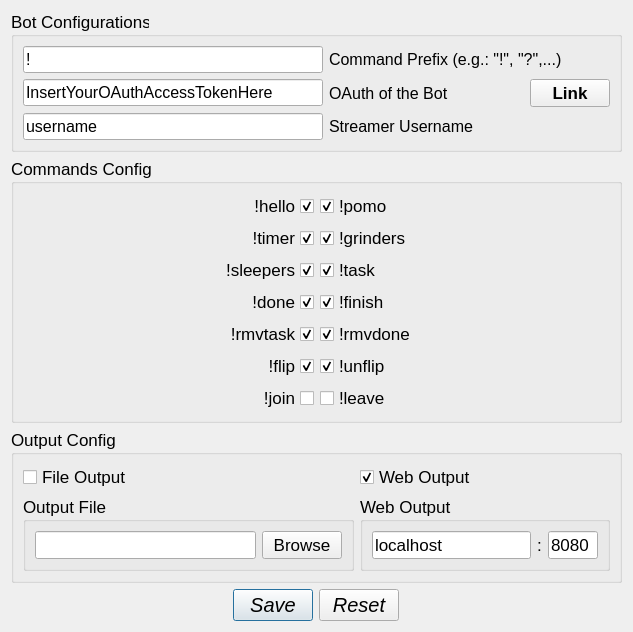
      <widget class="QWidget" name="settingsTab">
       <attribute name="title">
        <string>Bot Settings</string>
       </attribute>
       <layout class="QGridLayout" name="gridLayout_2">
        <item row="1" column="0">
         <widget class="QGroupBox" name="commandsConfigGroup">
          <property name="font">
           <font>
            <pointsize>13</pointsize>
           </font>
          </property>
          <property name="title">
           <string>Commands Config</string>
          </property>
          <layout class="QGridLayout" name="gridLayout">
           <item row="0" column="1">
            <widget class="QCheckBox" name="pomoCheck">
             <property name="font">
              <font>
               <pointsize>13</pointsize>
               <weight>50</weight>
               <bold>false</bold>
              </font>
             </property>
             <property name="autoFillBackground">
              <bool>false</bool>
             </property>
             <property name="text">
              <string extracomment="Runs and modifies the pomos">!pomo</string>
             </property>
             <property name="checked">
              <bool>true</bool>
             </property>
            </widget>
           </item>
           <item row="5" column="0">
            <widget class="QCheckBox" name="flipCheck">
             <property name="font">
              <font>
               <family>MS Shell Dlg 2</family>
               <pointsize>13</pointsize>
              </font>
             </property>
             <property name="layoutDirection">
              <enum>Qt::RightToLeft</enum>
             </property>
             <property name="text">
              <string>!flip</string>
             </property>
             <property name="checked">
              <bool>true</bool>
             </property>
            </widget>
           </item>
           <item row="4" column="1">
            <widget class="QCheckBox" name="rmvDoneCheck">
             <property name="font">
              <font>
               <pointsize>13</pointsize>
               <weight>50</weight>
               <bold>false</bold>
              </font>
             </property>
             <property name="autoFillBackground">
              <bool>false</bool>
             </property>
             <property name="text">
              <string extracomment="Remove all done tasks from board">!rmvdone</string>
             </property>
             <property name="checked">
              <bool>true</bool>
             </property>
            </widget>
           </item>
           <item row="6" column="0">
            <widget class="QCheckBox" name="joinCheck">
             <property name="font">
              <font>
               <family>MS Shell Dlg 2</family>
               <pointsize>13</pointsize>
              </font>
             </property>
             <property name="layoutDirection">
              <enum>Qt::RightToLeft</enum>
             </property>
             <property name="text">
              <string>!join</string>
             </property>
             <property name="checked">
              <bool>false</bool>
             </property>
            </widget>
           </item>
           <item row="3" column="0">
            <widget class="QCheckBox" name="doneCheck">
             <property name="font">
              <font>
               <pointsize>13</pointsize>
               <weight>50</weight>
               <bold>false</bold>
              </font>
             </property>
             <property name="layoutDirection">
              <enum>Qt::RightToLeft</enum>
             </property>
             <property name="autoFillBackground">
              <bool>false</bool>
             </property>
             <property name="text">
              <string extracomment="Finishes Task but keeps it on board/Finishes pomo">!done</string>
             </property>
             <property name="checked">
              <bool>true</bool>
             </property>
            </widget>
           </item>
           <item row="4" column="0">
            <widget class="QCheckBox" name="rmvTaskCheck">
             <property name="font">
              <font>
               <family>MS Shell Dlg 2</family>
               <pointsize>13</pointsize>
               <weight>50</weight>
               <bold>false</bold>
              </font>
             </property>
             <property name="layoutDirection">
              <enum>Qt::RightToLeft</enum>
             </property>
             <property name="autoFillBackground">
              <bool>false</bool>
             </property>
             <property name="text">
              <string extracomment="Remove task from board">!rmvtask</string>
             </property>
             <property name="checked">
              <bool>true</bool>
             </property>
            </widget>
           </item>
           <item row="1" column="0">
            <widget class="QCheckBox" name="timerCheck">
             <property name="font">
              <font>
               <pointsize>13</pointsize>
               <weight>50</weight>
               <bold>false</bold>
              </font>
             </property>
             <property name="layoutDirection">
              <enum>Qt::RightToLeft</enum>
             </property>
             <property name="autoFillBackground">
              <bool>false</bool>
             </property>
             <property name="text">
              <string extracomment="Shows the time left in pomo">!timer</string>
             </property>
             <property name="checked">
              <bool>true</bool>
             </property>
            </widget>
           </item>
           <item row="2" column="1">
            <widget class="QCheckBox" name="taskCheck">
             <property name="font">
              <font>
               <pointsize>13</pointsize>
               <weight>50</weight>
               <bold>false</bold>
              </font>
             </property>
             <property name="autoFillBackground">
              <bool>false</bool>
             </property>
             <property name="text">
              <string extracomment="Shows your task or allws you to add new task">!task</string>
             </property>
             <property name="checked">
              <bool>true</bool>
             </property>
            </widget>
           </item>
           <item row="5" column="1">
            <widget class="QCheckBox" name="unflipCheck">
             <property name="font">
              <font>
               <family>MS Shell Dlg 2</family>
               <pointsize>13</pointsize>
              </font>
             </property>
             <property name="text">
              <string>!unflip</string>
             </property>
             <property name="checked">
              <bool>true</bool>
             </property>
            </widget>
           </item>
           <item row="1" column="1">
            <widget class="QCheckBox" name="grindersCheck">
             <property name="font">
              <font>
               <pointsize>13</pointsize>
               <weight>50</weight>
               <bold>false</bold>
              </font>
             </property>
             <property name="autoFillBackground">
              <bool>false</bool>
             </property>
             <property name="text">
              <string extracomment="Shows which users are in their work session">!grinders</string>
             </property>
             <property name="checked">
              <bool>true</bool>
             </property>
            </widget>
           </item>
           <item row="2" column="0">
            <widget class="QCheckBox" name="sleepersCheck">
             <property name="font">
              <font>
               <pointsize>13</pointsize>
               <weight>50</weight>
               <bold>false</bold>
              </font>
             </property>
             <property name="layoutDirection">
              <enum>Qt::RightToLeft</enum>
             </property>
             <property name="autoFillBackground">
              <bool>false</bool>
             </property>
             <property name="text">
              <string extracomment="Lists users that are on their break session">!sleepers</string>
             </property>
             <property name="checked">
              <bool>true</bool>
             </property>
            </widget>
           </item>
           <item row="0" column="0">
            <widget class="QCheckBox" name="helloCheck">
             <property name="font">
              <font>
               <pointsize>13</pointsize>
               <weight>50</weight>
               <bold>false</bold>
              </font>
             </property>
             <property name="layoutDirection">
              <enum>Qt::RightToLeft</enum>
             </property>
             <property name="autoFillBackground">
              <bool>false</bool>
             </property>
             <property name="text">
              <string extracomment="Sends a hello back to chatter">!hello</string>
             </property>
             <property name="checked">
              <bool>true</bool>
             </property>
            </widget>
           </item>
           <item row="3" column="1">
            <widget class="QCheckBox" name="finishCheck">
             <property name="font">
              <font>
               <pointsize>13</pointsize>
               <weight>50</weight>
               <bold>false</bold>
              </font>
             </property>
             <property name="autoFillBackground">
              <bool>false</bool>
             </property>
             <property name="text">
              <string extracomment="Ends the Pomo/Tasks and removes from board">!finish</string>
             </property>
             <property name="checked">
              <bool>true</bool>
             </property>
            </widget>
           </item>
           <item row="6" column="1">
            <widget class="QCheckBox" name="leaveCheck">
             <property name="font">
              <font>
               <family>MS Shell Dlg 2</family>
               <pointsize>13</pointsize>
              </font>
             </property>
             <property name="text">
              <string>!leave</string>
             </property>
             <property name="checked">
              <bool>false</bool>
             </property>
            </widget>
           </item>
          </layout>
         </widget>
        </item>
        <item row="3" column="0">
         <widget class="QDialogButtonBox" name="saveOrResetBotConfig">
          <property name="font">
           <font>
            <pointsize>15</pointsize>
            <weight>50</weight>
            <italic>true</italic>
            <bold>false</bold>
           </font>
          </property>
          <property name="layoutDirection">
           <enum>Qt::RightToLeft</enum>
          </property>
          <property name="autoFillBackground">
           <bool>false</bool>
          </property>
          <property name="locale">
           <locale language="English" country="UnitedKingdom"/>
          </property>
          <property name="standardButtons">
           <set>QDialogButtonBox::Reset|QDialogButtonBox::Save</set>
          </property>
          <property name="centerButtons">
           <bool>true</bool>
          </property>
         </widget>
        </item>
        <item row="2" column="0">
         <widget class="QGroupBox" name="outputConfigGroup">
          <property name="sizePolicy">
           <sizepolicy hsizetype="Preferred" vsizetype="Maximum">
            <horstretch>0</horstretch>
            <verstretch>0</verstretch>
           </sizepolicy>
          </property>
          <property name="font">
           <font>
            <pointsize>13</pointsize>
           </font>
          </property>
          <property name="title">
           <string>Output Config</string>
          </property>
          <layout class="QGridLayout" name="gridLayout_4">
           <item row="0" column="0">
            <widget class="QCheckBox" name="fileOutputCheck">
             <property name="text">
              <string>File Output</string>
             </property>
            </widget>
           </item>
           <item row="0" column="1">
            <widget class="QCheckBox" name="webOutputCheck">
             <property name="text">
              <string>Web Output</string>
             </property>
             <property name="checked">
              <bool>true</bool>
             </property>
            </widget>
           </item>
           <item row="1" column="0">
            <widget class="QGroupBox" name="outputFileBrowser">
             <property name="title">
              <string>Output File</string>
             </property>
             <layout class="QFormLayout" name="formLayout_2">
              <item row="0" column="0">
               <widget class="QLineEdit" name="fileLocationEntry">
                <property name="sizePolicy">
                 <sizepolicy hsizetype="Preferred" vsizetype="Preferred">
                  <horstretch>0</horstretch>
                  <verstretch>0</verstretch>
                 </sizepolicy>
                </property>
                <property name="minimumSize">
                 <size>
                  <width>221</width>
                  <height>0</height>
                 </size>
                </property>
                <property name="text">
                 <string/>
                </property>
               </widget>
              </item>
              <item row="0" column="1">
               <widget class="QPushButton" name="fileBrowseButton">
                <property name="sizePolicy">
                 <sizepolicy hsizetype="Maximum" vsizetype="Fixed">
                  <horstretch>0</horstretch>
                  <verstretch>0</verstretch>
                 </sizepolicy>
                </property>
                <property name="text">
                 <string>Browse</string>
                </property>
               </widget>
              </item>
             </layout>
            </widget>
           </item>
           <item row="1" column="1">
            <widget class="QGroupBox" name="webOutputGroup">
             <property name="title">
              <string>Web Output</string>
             </property>
             <layout class="QHBoxLayout" name="horizontalLayout">
              <item>
               <widget class="QLineEdit" name="webHostEntry">
                <property name="text">
                 <string>localhost</string>
                </property>
               </widget>
              </item>
              <item>
               <widget class="QLabel" name="colonLabel">
                <property name="text">
                 <string>:</string>
                </property>
               </widget>
              </item>
              <item>
               <widget class="QLineEdit" name="webPortEntry">
                <property name="maximumSize">
                 <size>
                  <width>50</width>
                  <height>16777215</height>
                 </size>
                </property>
                <property name="text">
                 <string>8080</string>
                </property>
               </widget>
              </item>
             </layout>
            </widget>
           </item>
          </layout>
         </widget>
        </item>
        <item row="0" column="0">
         <widget class="QGroupBox" name="botConfigGroup">
          <property name="enabled">
           <bool>true</bool>
          </property>
          <property name="sizePolicy">
           <sizepolicy hsizetype="Preferred" vsizetype="Maximum">
            <horstretch>0</horstretch>
            <verstretch>0</verstretch>
           </sizepolicy>
          </property>
          <property name="font">
           <font>
            <pointsize>13</pointsize>
           </font>
          </property>
          <property name="title">
           <string>Bot Configurations</string>
          </property>
          <property name="flat">
           <bool>false</bool>
          </property>
          <layout class="QFormLayout" name="formLayout">
           <property name="sizeConstraint">
            <enum>QLayout::SetMinimumSize</enum>
           </property>
           <property name="fieldGrowthPolicy">
            <enum>QFormLayout::AllNonFixedFieldsGrow</enum>
           </property>
           <item row="0" column="0">
            <widget class="QLineEdit" name="prefixEntry">
             <property name="minimumSize">
              <size>
               <width>300</width>
               <height>0</height>
              </size>
             </property>
             <property name="font">
              <font>
               <family>MS Shell Dlg 2</family>
               <pointsize>12</pointsize>
              </font>
             </property>
             <property name="text">
              <string>!</string>
             </property>
            </widget>
           </item>
           <item row="0" column="1">
            <widget class="QLabel" name="prefixLabel">
             <property name="maximumSize">
              <size>
               <width>16777215</width>
               <height>200</height>
              </size>
             </property>
             <property name="font">
              <font>
               <family>MS Shell Dlg 2</family>
               <pointsize>12</pointsize>
              </font>
             </property>
             <property name="text">
              <string>Command Prefix (e.g.: &quot;!&quot;, &quot;?&quot;,...)</string>
             </property>
            </widget>
           </item>
           <item row="1" column="0">
            <widget class="QLineEdit" name="oAuthEntry">
             <property name="sizePolicy">
              <sizepolicy hsizetype="Preferred" vsizetype="Fixed">
               <horstretch>0</horstretch>
               <verstretch>0</verstretch>
              </sizepolicy>
             </property>
             <property name="minimumSize">
              <size>
               <width>300</width>
               <height>0</height>
              </size>
             </property>
             <property name="font">
              <font>
               <family>MS Shell Dlg 2</family>
               <pointsize>12</pointsize>
              </font>
             </property>
             <property name="text">
              <string>InsertYourOAuthAccessTokenHere</string>
             </property>
            </widget>
           </item>
           <item row="1" column="1">
            <layout class="QHBoxLayout" name="horizontalLayout_3">
             <item>
              <widget class="QLabel" name="oAuthLabel">
               <property name="maximumSize">
                <size>
                 <width>16777215</width>
                 <height>200</height>
                </size>
               </property>
               <property name="font">
                <font>
                 <family>MS Shell Dlg 2</family>
                 <pointsize>12</pointsize>
                </font>
               </property>
               <property name="text">
                <string>OAuth of the Bot</string>
               </property>
              </widget>
             </item>
             <item>
              <widget class="QPushButton" name="oAuthLinkButton">
               <property name="sizePolicy">
                <sizepolicy hsizetype="Fixed" vsizetype="Fixed">
                 <horstretch>0</horstretch>
                 <verstretch>0</verstretch>
                </sizepolicy>
               </property>
               <property name="font">
                <font>
                 <pointsize>13</pointsize>
                 <weight>75</weight>
                 <bold>true</bold>
                </font>
               </property>
               <property name="text">
                <string>Link</string>
               </property>
              </widget>
             </item>
            </layout>
           </item>
           <item row="2" column="0">
            <widget class="QLineEdit" name="streamerUsernameEntry">
             <property name="minimumSize">
              <size>
               <width>300</width>
               <height>0</height>
              </size>
             </property>
             <property name="font">
              <font>
               <family>MS Shell Dlg 2</family>
               <pointsize>12</pointsize>
              </font>
             </property>
             <property name="text">
              <string>username</string>
             </property>
            </widget>
           </item>
           <item row="2" column="1">
            <widget class="QLabel" name="usernameLabel">
             <property name="maximumSize">
              <size>
               <width>16777215</width>
               <height>16777215</height>
              </size>
             </property>
             <property name="font">
              <font>
               <family>MS Shell Dlg 2</family>
               <pointsize>12</pointsize>
              </font>
             </property>
             <property name="text">
              <string>Streamer Username</string>
             </property>
            </widget>
           </item>
          </layout>
         </widget>
        </item>
       </layout>
      </widget>
